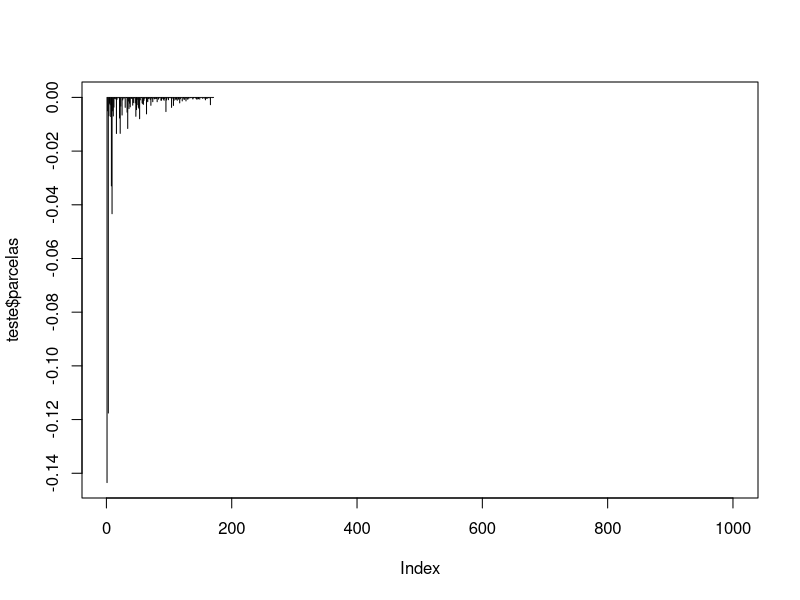

Generate this figure with R: (Note: this script raises an error after producing the figure.)
library(stabledist)

# FUNÇÕES UTEIS -----------------------------------------------------------------
zeta0d0 = function(x, d, trunc = 1000){
    
    t = length(x)
    parcelas = numeric(trunc)
    
    for (j in 1:trunc){
        #print(j)
        parcelas[j] = gamma(j - d)/(gamma(j+1)*(gamma(-d))) * (x[t - j])^2
        
    }
    
    out = sum(parcelas)
    
    return(list('soma' = out, 'parcelas' = parcelas))
}

teste = zeta0d0(rnorm(1001), 0.1)

plot(teste$parcelas, type = 'h')

#####

figarch_sim_0d0 = function(N, d, x_init, trunc,  a0 = 0){
    
    z = rnorm(N+1+trunc)
    sigma = numeric(N+trunc)
    x = c(x_init, numeric(N))
    
    for(t in (trunc+1):(N+trunc)){
        print(t)
        
        aux = (t):(t-trunc)
        print(var(x[aux]))
        
        gammas = zeta(x[aux], d, trunc)$soma
        #print(gammas)
        
        sigma[t] = sqrt(a0 - gammas)
        
        
        x[t] = sigma[t]*z[t]
        
    }
    serie = x[(trunc+1): (N+trunc)]
    
    return(serie)
    
}


a = figarch_sim_0d0(1000, 0.5, rnorm(100) , trunc = 100, a0 = 0.5)


plot.ts(a)



# FIGARCH (1, d, 0) -------------------------------------------------------

zeta_1d0 = function(x,  d, trunc, alpha1){
    
    t = length(x)
    parcelas = numeric(trunc)
    
    for (j in 1:trunc){
        #print(j)
        parcelas[j] = gamma(j - d - 1)/(gamma(j)*(gamma(-d))) * (alpha1 - (j-1-d)/j)* (x[t - j])^2
        
    }
    
    out = sum(parcelas)
    
    return(list('soma' = out, 'parcelas' = parcelas))
}


teste = zeta_1d0(rt(51, df = 2), 0.4, 50, 0.5)

plot.ts(teste$parcelas)

#simulacao

figarch_sim_1d0 = function(N, d, x_init, trunc, a1, a0 = 0){
    
    z = rnorm(N+1+trunc)
    sigma = numeric(N+trunc)
    x = c(x_init, numeric(N))
    
    for(t in (trunc+1):(N+trunc)){
        print(t)
        
        aux = (t):(t-trunc)
        #print(var(x[aux]))
        
        gammas = zeta_1d0(x[aux], d, trunc, a1)$soma
        print(gammas)
        
        sigma[t] = sqrt(a0 + gammas)
        
        
        x[t] = sigma[t]*z[t]
        
    }
    serie = x[(trunc+1): (N+trunc)]
    
    return(serie)
    
}

a = figarch_sim_1d0(1000, 0.2, rnorm(100, sd = 5) , trunc = 100,  a1 = 0.4, a0 = 1)


plot.ts(a)



# FIGARCH(1,d,1) ----------------------------------------------------------
## ACHAR FORMA DE GERAR LISTA COM RECURSÃO

pi_k = function(d, k, alpha1, beta1){
    
    phi1 = alpha1 + beta1
    
    if (k == 1){
        return(gamma(k+1-d)/(gamma(k+2)*gamma(-d))*(phi1 - (k + 1 - d)/(k+2)))
    } 
    
    recurs = pi_k(d, k - 1, alpha1, beta1)
    #print(k)
    #print(recurs)
    
    out = recurs[k-1] * (phi1 - (k + 1 -d)/(k+2))*((k-d)/(phi1*(k+1) - (k - d)))
    
    vetor = c(recurs, out)
    
    return(vetor)
}

#plot.ts(pi_k(0.1, 50, 0.1, 0.1))


pi_k2 = function(d, k, phi1){
    
    out = gamma(k+1-d)/(gamma(k+2)*gamma(-d))*(phi1 - (k + 1 - d)/(k+2))
    
    return(out)
}



figarch_1d1 = function(N, # Número de observações que queremos gerar
                       d, # Parâmetro fracionário
                       trunc, #Onde truncaremos a série infinita sum_{k \geq 0} pi_k X_[t-2-k]^2
                       a1, #\alpha_1
                       b1, #\beta_1
                       a0, # \omega
                       x_init = rnorm(trunc + 2, sd = 5) # Valores iniciais para X, precisamos de trunc valores para que a série infinita seja calculada
                                                 # E dois valores a mais, pois a série começa em [t-2] (e o R não entende índices negativos)
                       ){
    
    # Sobre o trunc + 2 no argumento acima:
    # Para gerar cada \sigma^2_t da equação 2.11 do ProjetoTCC(090321), precisamos de \sigma^2_{t-1}, \pi_0, ... \pi_trunc,
    # e de X^2_{t-2} até X^2_{t-2-trunc}.
    # Suponha agora trunc = 10.
    # Como o R não suporta índices negativos, o primeiro valor 't' do nosso loop será {10 + 1 = 11}, para que possamos buscar os 10 valores anteriores.
    # Porém, como precisaremos de X^2_{t-2-trunc} = X^2_{11-2-10} = X^2_{-1}. Porém, como mencionado, o R não suporta índices negativos.
    # Por isso, são gerados 2 valores iniciais a mais, de forma que X_{t+2} = \sigma_t * Z_t
    
    z = rnorm(N+1+trunc) # Inicialmente, inovações N(0,1)
    sigma = numeric(N+trunc) # 50 valores a mais apenas por facilidade de leitura do código, serão removidos no fim da rotina.
    sigma[trunc] = 1 # Valor inicial para sigma
    x = c(x_init, numeric(N)) # Vetor de tamanho trunc + 2 + N; Função retornará apenas os N valores
    pi_ = pi_k2(d, 0:trunc, a1 + b1) # Função \pi, definida pela equação (2.9) do projetoTCC
    
    for(t in (trunc+1):(N+trunc)){
        
        
        aux = (t):(t-trunc) # No loop, sempre precisamos das quantidades X_[t - 2] até X_[t- trunc - 2] 
        
        
        gammas = sum(pi_*x[aux]^2)
       
        
        sigma[t] = sqrt(a0 + b1*sigma[t-1]^2 + (d + a1)*x[t+2-1]^2 + gammas)
        
        
        
        x[t+2] = sigma[t]*z[t]
        
    }
    serie = x[(trunc+1+2): (N+trunc+2)]
    dp = sigma[(trunc+1):(N+trunc)]
    
    return(list('y' = serie, 'se' = dp))
    
}

{
    N = 5000
    d = 0.5
    trunc = 100
    b1 = 0.3
    a1 = -b1
    phi1 = a1 + b1
    
    a0 = 0.1
    x_init = rnorm(trunc+2)
    
    cond1 = phi1 >= b1 - d & phi1 <= (2-d)/3
    cond2 = d*(phi1 - (1-d)/2) <= b1*(d+a1)
    cond3 = a1 + b1 < 1
    
    cond1 & cond2 & cond3
}




ret = figarch_1d1(N, d, trunc, a1, b1, a0)


plot.ts(ret$y)
plot.ts(ret$se)

acf1 = acf(ret$y, lwd = 1, lag.max = 100)
Box.test(ret$y, lag = 20, type = 'Ljung-Box')

pacf(ret$y, lwd = 5, lag.max = 200)
